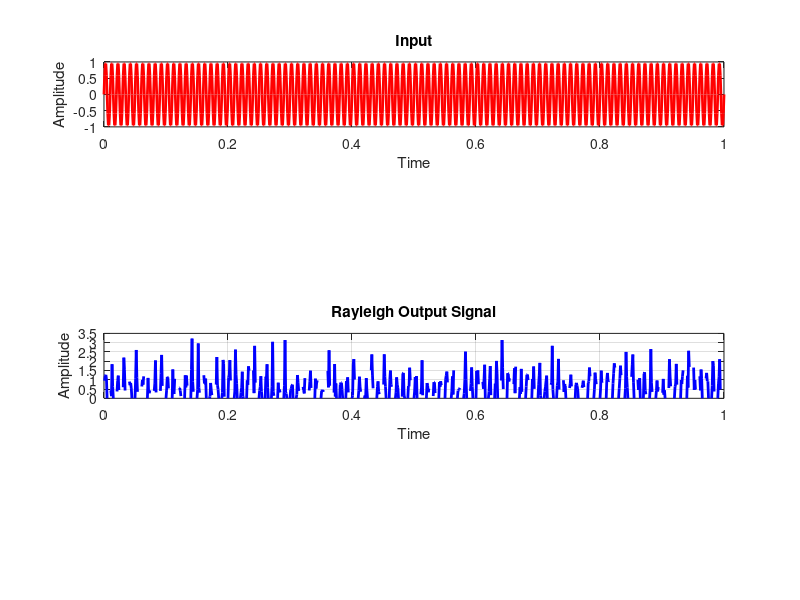

Source code (MATLAB):
clc();
clear all();

fs = 1000; 
t = 0 : 1/ fs :1; 
f = 100; 


x = sin(2*pi * f * t);

subplot(4,1,1)
plot (t,x,'r', 'LineWidth',2); 

xlabel("Time")
ylabel("Amplitude")
title("Input"); 
grid on; 


x_rf = raylrnd(x);% adds rayleigh Noise to the signal
% plot the noisy signal
subplot(4,1,3),plot(t, x_rf, 'b', 'Linewidth', 2);
xlabel('Time');
ylabel('Amplitude');
title('Rayleigh Output Signal');
grid on;